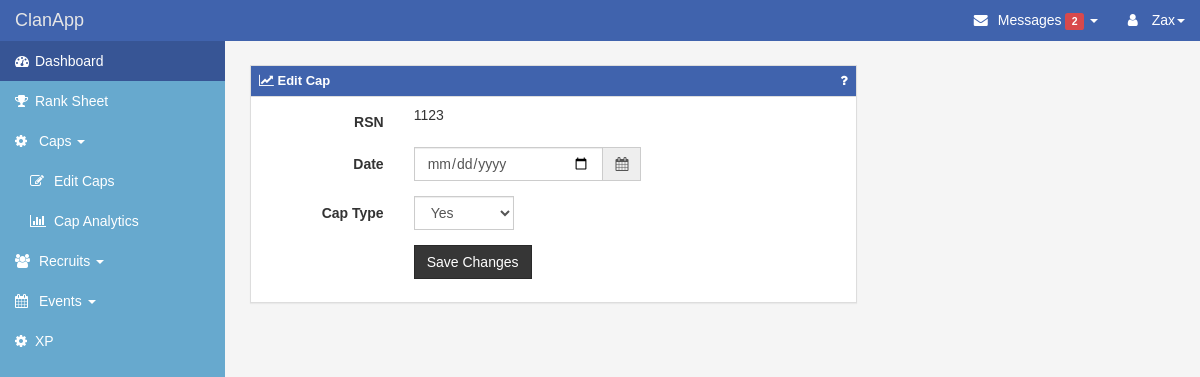
The app's page /caps/edit/262 (signed in) with its own data.
### app/models.py (models this page shows, shortened)
class Users(db.Model):
    __tablename__ = "users"
    id = db.Column('user_id', db.Integer, primary_key=True)
    username = db.Column('username', db.String(50), unique=True, index=True)
    password_hash = db.Column('password', db.String(128))
    email = db.Column('email', db.String(50), unique=True, index=True)
    @property
    def password(self):
        """ Prevent password from being accessed"""
        raise AttributeError('Password is not a readable attribute.')
    @password.setter
    def password(self, password):
        """Set password to a hashed password"""
        self.password_hash = generate_password_hash(password)
    @property
    def is_authenticated(self):
        return True

class Caps(db.Model):
    __tablename__ = "caps"
    id = db.Column(db.Integer, primary_key=True)
    capdate = db.Column(db.Date, index=True, unique=False)
    week = db.Column(db.String(15), index=True, unique=False)
    rsn = db.Column(db.String(15), index=True, unique=False)
    captype = db.Column(db.Integer, index=True, unique=False)
    possible_caps = db.Column(db.Integer, index=True, unique=False)
    cap_count = db.Column(db.Integer, index=True, unique=False)
    cap_percentage = db.Column(db.Integer, index=True, unique=False)
    cap_streak = db.Column(db.Integer, index=True, unique=False)
    last_cap = db.Column(db.Date, index=True, unique=False)

### app/caps/views.py (the view, shortened to what this page needs)
@caps.route('/caps/edit/<int:cap_id>', methods=['GET', 'POST'])
@login_required
def edit_cap(cap_id):
    cap = models.Caps.query.get_or_404(cap_id)
    form = CapsForm(obj=cap)
    return render_template('caps/cap.html', action="caps.edit_cap", cap_id=cap_id, form=form,
                           title="Edit Cap", button_text="Save Changes", rsn=cap.rsn)

### app/caps/forms.py
class CapsForm(FlaskForm):
    def __init__(self, *args, **kwargs):
        super(CapsForm, self).__init__(*args, **kwargs)
        self.rsn.choices = [(account.rsn, account.rsn) for account in models.Accounts.query.all()]
        self.rsn.choices.sort(key=lambda t: tuple(t[0].lower()))
    capdate = DateField('Cap Date', format='%Y/%m/%d')
    rsn = SelectField("RSN Choices", validators=[DataRequired()])
    captypechoices = [
        ('No', 'No'),
        ('New', 'New'),
        ('Vacation', 'Vacation'),
        ('Yes', 'Yes')
    ]
    captype = SelectField("Cap Type Choices", choices=captypechoices, validators=[DataRequired()])

### app/__init__.py (called while the page is built)
@login_manager.user_loader
def load_user(user_id):
    return models.Users.query.get(int(user_id))

### app/templates/caps/cap.html (shortened to what this page needs)
{% extends "layout.html" %}
{% block content %}
<div class="col-md-8">
    <div class="panel panel-primary">
        <div class="panel-heading">
            <h3 class="panel-title"><i class="fa fa-line-chart"></i> {{ title }} <a class="pull-right fa fa-question" href="#" style="text-decoration:none;"></a></h3>
        </div>
        <div class="panel-body">
            <form method="post" action="{{ url_for(action, cap_id=cap_id) }}" id="eventForm" class="form-horizontal">
                <div class="form-group">
                    <label class="col-xs-3 control-label">RSN</label>
                    <div class="col-xs-5" name="RSN">
                            {{ rsn }}
                    </div>
                </div>
                <div class="form-group">
                    <label class="col-xs-3 control-label">Date</label>
                    <div class="col-xs-5 date">
                        <div class="input-group input-append date" id="datePicker">
                            {{ form.capdate(class_="form-control") }}
                            <span class="input-group-addon add-on"><span class="fa fa-calendar"></span></span>
                        </div>
                    </div>
                </div>
                <div class="form-group">
                    <label class="col-xs-3 control-label">Cap Type</label>
                    <div class="col-xs-5 date">
                        <div class="input-group input-append date">
                            {{ form.captype(class_="form-control") }}
                        </div>
                    </div>
                </div>
                <div class="form-group">
                    <div class="col-xs-5 col-xs-offset-3">
                        <button type="submit" class="btn btn-default"> {{ button_text }} </button>
                    </div>
                </div>
            </form>
        </div>
    </div>
</div>
{% endblock %}

### app/templates/layout.html (shortened to what this page needs)
<!DOCTYPE html>
<html lang="en">
<head>
    <link href="{{ url_for('static', filename = 'css/bootstrap.min.css') }}" rel="stylesheet" type="text/css">
    <link rel="stylesheet" href="https://maxcdn.bootstrapcdn.com/font-awesome/4.6.3/css/font-awesome.min.css">
    <link id="themecss" rel="stylesheet" type="text/css" href="http://www.shieldui.com/shared/components/latest/css/light/all.min.css" />
    <link rel="stylesheet" href="//cdnjs.cloudflare.com/ajax/libs/bootstrap-datepicker/1.3.0/css/datepicker.min.css" />
    <link rel="stylesheet" href="//cdnjs.cloudflare.com/ajax/libs/bootstrap-datepicker/1.3.0/css/datepicker3.min.css" />
    <link rel="stylesheet" type="text/css" href="{{ url_for('static', filename = 'css/theme.css') }}" />
    <link rel="stylesheet" type="text/css" href="{{ url_for('static', filename = 'css/dashboard.css') }}" />
</head>
<body>
    <div id="wrapper">
        <nav class="navbar navbar-default navbar-fixed-top" role="navigation">
            <div class="navbar-header">
                <a class="navbar-brand" href="index.html" title="ClanApp">ClanApp</a>
            </div>
            <div class="collapse navbar-collapse navbar-ex1-collapse">
                <ul class="nav navbar-nav side-nav">
                    <li class="active"><a href="/index"><i class="fa fa-tachometer" aria-hidden="true"></i><span class="hidden-xs hidden-sm">Dashboard</span></a></li>
                    <li><a href="/ranksheet"><i class="fa fa-trophy"></i><span class="hidden-xs hidden-sm">Rank Sheet</span></a></li>
                    <li class="nav nav-list nav-list-expandable nav-list-expanded">
                        <a><i class="fa fa-cog"></i> Caps <span class="caret"></span></a>
                        <ul class="nav navbar-nav">
                            <li><a href="/caps"><i class="fa fa-edit"></i> Edit Caps</a></li>
                            <li><a href="/viewcaps"><i class="fa fa-bar-chart"></i> Cap Analytics</a></li>
                        </ul>
                    </li>
                    <li class="nav nav-list nav-list-expandable nav-list-expanded">
                        <a><i class="fa fa-users" aria-hidden="true"></i> Recruits <span class="caret"></span></a>
                    </li>
                    <li class="nav nav-list nav-list-expandable nav-list-expanded">
                        <a><i class="fa fa-calendar" aria-hidden="true"></i> Events <span class="caret"></span></a>
                    </li>
                    <li><a href="/xp"><i class="fa fa-cog" aria-hidden="true"></i><span class="hidden-xs hidden-sm">XP</span></a></li>
                </ul>
                <ul class="nav navbar-nav navbar-right navbar-user">
                    <li class="dropdown messages-dropdown">
                        <a href="#" class="dropdown-toggle" data-toggle="dropdown"><i class="fa fa-envelope"></i> Messages <span class="label label-danger">2</span> <b class="caret"></b></a>
                    </li>
                    {% if current_user.is_authenticated %}
                        <li class="dropdown user-dropdown">
                           <a href="#" class="dropdown-toggle" data-toggle="dropdown"><i class="fa fa-user"></i> {{ current_user.username }}<b class="caret"></b></a>
                       </li>
                    {% else %}
                        <li><a href="/login"><i class="fa fa-sign-out"></i> Login</a></li>
                    {% endif %}
                </ul>
            </div>
        </nav>
        <div id="page-wrapper">
            <div class="row">
                    {% block content %} {% endblock %}
            </div>
        </div>
    </div>
</body>
</html>

### app/static/css/dashboard.css (style rules this page uses)
body { padding-top: 40px; font-family: Helvetica,Arial,sans-serif; background-color: #F5F5F5; }
#wrapper { padding-left: 0; }
#page-wrapper { width: 100%; padding: 15px; }
.navbar a { outline: 0; }
.navbar .fa, .navbar .glyphicon { margin-right: 2px; min-width: 18px; }
.navbar-default .side-nav { background-color: #67A9CE; }
.panel .panel-title { font-size: 13px; font-weight: bold; }
.panel .panel-heading { border-radius: 0; }
.nav-list > a { cursor: pointer; }
.nav-list .navbar-nav li { display: block; width: 100%; }
.nav-list .navbar-nav li > a { padding-left: 30px; }
.nav-list-expandable .navbar-nav { display: none; }
.side-nav { overflow: hidden; }
@media (min-width:768px) { #wrapper { padding-left: 225px; } }
@media (min-width:768px) { #page-wrapper { padding: 25px; } }
@media (min-width:768px) { .side-nav { margin-left: -225px; left: 225px; width: 225px; position: fixed; top: 41px; height: 100%; border-radius: 0; border: none; overflow-y: auto; } }
@media (min-width:768px) { .side-nav>li>a { width: 225px; } }
@media (min-width:768px) { .navbar-collapse { padding-left: 15px !important; padding-right: 15px !important; } }

### records on screen
Users: username "Zax"
Caps: rsn "1123", captype "Yes"

### other values on screen
{{ title }} "Edit Cap"
{{ button_text }} "Save Changes"
